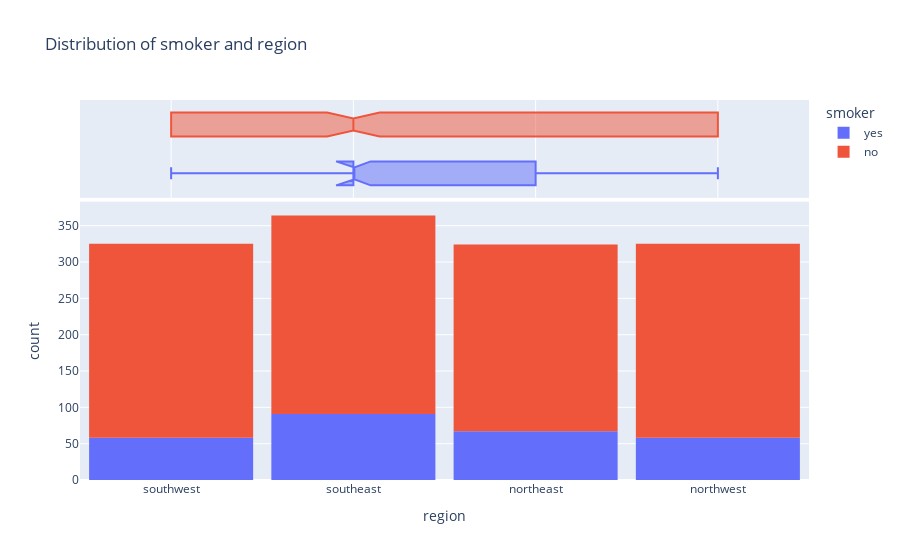

The code cell stored with this chart in its notebook:
### Markdown cell above
**Завдання 3**: Візуалізуйте з `plotly` розподіл кожного з настуних стовпців відносно того, чи є людина курцем (`smoker`)
- `region`
- `children`

та опишіть коротко свої спостереження.

### Code cell
fig = px.histogram(df,
                   x='region',
                   marginal='box',
                   color='smoker',
                   title='Distribution of smoker and region')
fig.update_layout(bargap=0.1)
fig.show()

### Figure 1 — Plotly figure (JSON) as saved in the notebook; plotly's stock layout.template omitted (floating-point values rounded to 4 significant figures; data arrays with more than 128 entries replaced by an {"elided": "..."} marker saying what was removed)
{"data": [{"alignmentgroup": "True", "bingroup": "x", "hovertemplate": "smoker=yes<br>region=%{x}<br>count=%{y}<extra></extra>", "legendgroup": "yes", "marker": {"color": "#636efa", "pattern": {"shape": ""}}, "name": "yes", "offsetgroup": "yes", "orientation": "v", "showlegend": true, "type": "histogram", "x": {"elided": "274 str values"}, "xaxis": "x", "yaxis": "y"}, {"alignmentgroup": "True", "hovertemplate": "smoker=yes<br>region=%{x}<extra></extra>", "legendgroup": "yes", "marker": {"color": "#636efa"}, "name": "yes", "notched": true, "offsetgroup": "yes", "showlegend": false, "type": "box", "x": {"elided": "274 str values"}, "xaxis": "x2", "yaxis": "y2"}, {"alignmentgroup": "True", "bingroup": "x", "hovertemplate": "smoker=no<br>region=%{x}<br>count=%{y}<extra></extra>", "legendgroup": "no", "marker": {"color": "#EF553B", "pattern": {"shape": ""}}, "name": "no", "offsetgroup": "no", "orientation": "v", "showlegend": true, "type": "histogram", "x": {"elided": "1064 str values"}, "xaxis": "x", "yaxis": "y"}, {"alignmentgroup": "True", "hovertemplate": "smoker=no<br>region=%{x}<extra></extra>", "legendgroup": "no", "marker": {"color": "#EF553B"}, "name": "no", "notched": true, "offsetgroup": "no", "showlegend": false, "type": "box", "x": {"elided": "1064 str values"}, "xaxis": "x2", "yaxis": "y2"}], "layout": {"bargap": 0.1, "barmode": "relative", "legend": {"title": {"text": "smoker"}, "tracegroupgap": 0}, "title": {"text": "Distribution of smoker and region"}, "xaxis": {"anchor": "y", "domain": [0, 1], "title": {"text": "region"}}, "xaxis2": {"anchor": "y2", "domain": [0, 1], "matches": "x", "showgrid": true, "showticklabels": false}, "yaxis": {"anchor": "x", "domain": [0, 0.7326], "title": {"text": "count"}}, "yaxis2": {"anchor": "x2", "domain": [0.7426, 1], "matches": "y2", "showgrid": false, "showline": false, "showticklabels": false, "ticks": ""}}}
